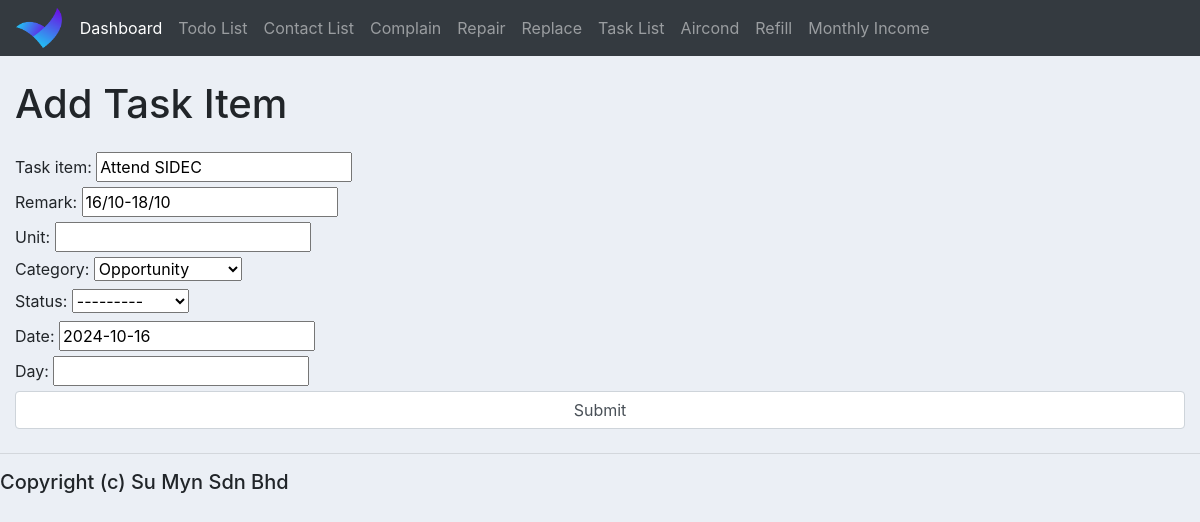
The page /update_task_list/9 on the database as committed earlier.
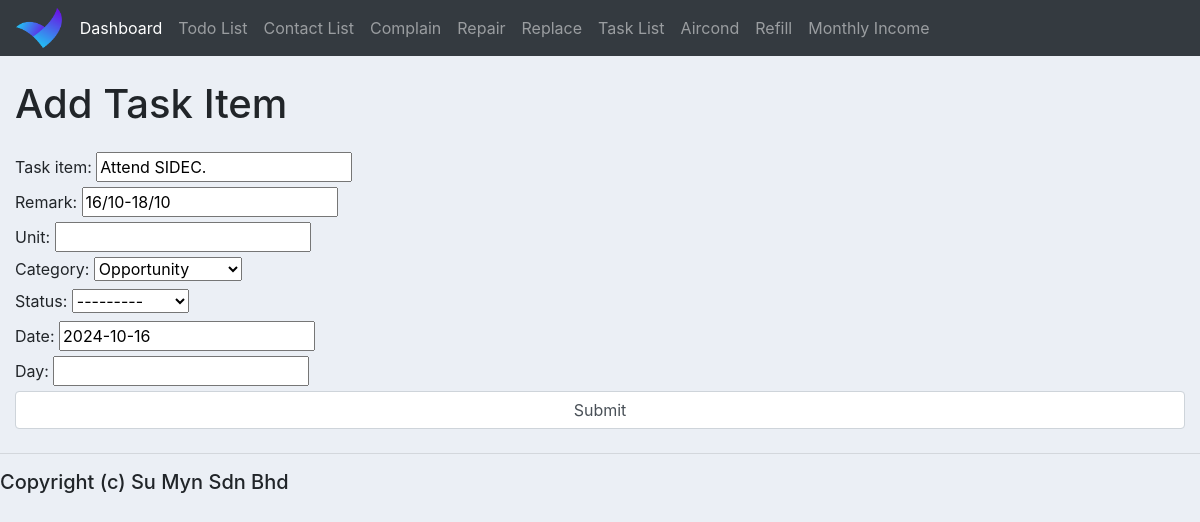
The same page on the database as committed later.
### homestay_app/models.py (models this page shows, shortened)
class TaskList(models.Model):
    CATEGORY = (
        ("Not Chosen", "Not Chosen"),
        ("Todo", "Todo"),
        ("Personal Growth", "Personal Growth"),
        ("Money Matter", "Money Matter"),
        ("Health", "Health"),
        ("Opportunity", "Opportunity"),
        ("Homestay", "Homestay"),
        ("Stock Market", "Stock Market"),
        ("Ecommerce", "Ecommerce"),
        ("HouseKeeping", "HouseKeeping")
    )
    STATUS = (
        ("Not Chosen", "Not Chosen"),
        ("Today", "Today"),
        ("Tomorrow", "Tomorrow"),
        ("Pending", "Pending"),
        ("Done", "Done"),
        ("This Week", "This Week"),
        ("This Month", "This Month"),
        ("This Year", "This Year"),
        ("After Europe", "After Europe"),
    )
    task_item = models.CharField(max_length=200, null=True, blank=True)
    remark = models.CharField(max_length=200, null=True, blank=True)
    unit = models.CharField(max_length=30, null=True, blank=True)
    category = models.CharField(max_length=30, null=True, blank=True, choices=CATEGORY)
    status =  models.CharField(max_length=30, blank=True, null=True, choices=STATUS)
    date = models.CharField(max_length=30, null=True, blank=True)
    day = models.CharField(max_length=30, null=True, blank=True)
    created_at = models.DateTimeField(auto_now_add=True, null=True, blank=True)
    updated_at = models.DateTimeField(auto_now=True, null=True, blank=True)

### homestay_app/views.py (the view)
# urls.py: path('update_task_list/<str:pk>', views.updateTaskList, name='updateTaskList'),
def updateTaskList(request, pk):
    task_list = TaskList.objects.get(id=pk)
    form = TaskListForm(instance=task_list)
    if request.method == "POST":
        form = TaskListForm(request.POST, instance=task_list)
        if form.is_valid():
            form.save()
            return redirect('/table_task_list/')
    context = {'form':form}
    return render(request, "form_task_list.html", context)

### homestay_app/forms.py
class TaskListForm(ModelForm):
    class Meta:
        model = TaskList
        fields = '__all__'

### homestay_app/templates/form_task_list.html (shortened to what this page needs)
{% extends 'base.html' %}
{% block content %}
<form method="post">
	<h1 class="mt-4 mb-4">{% if task_item %}Update{% else %}Add{% endif %} Task Item</h1>
	<div class="form-group mb-4">
		{{form}}
		<input class="form-control" type="submit">
	</div>
{% endblock %}

Rows that differ between the two databases and show on the page:
changed TaskList "Opportunity": task_item "Attend SIDEC" → "Attend SIDEC."
